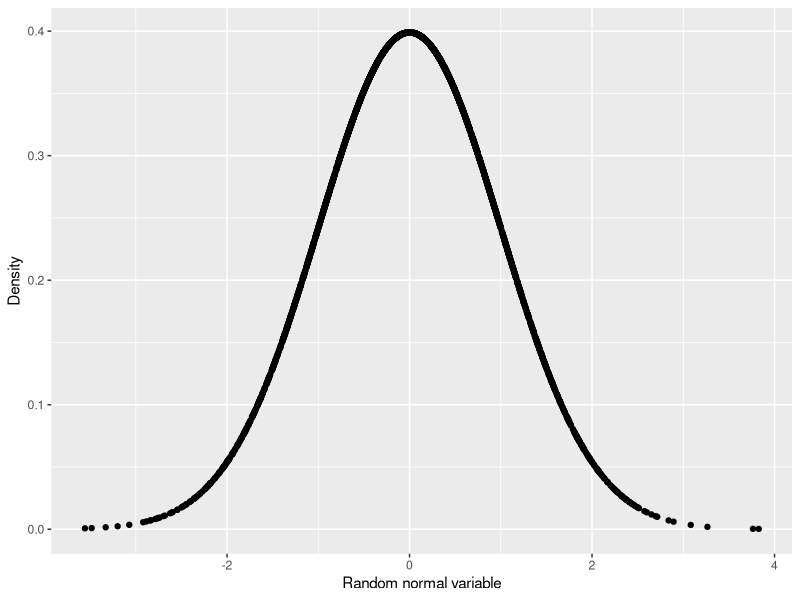
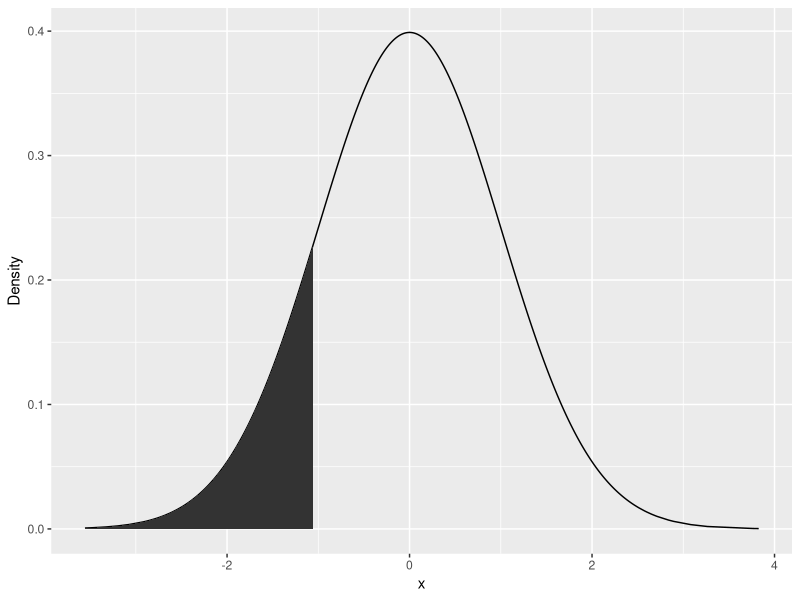
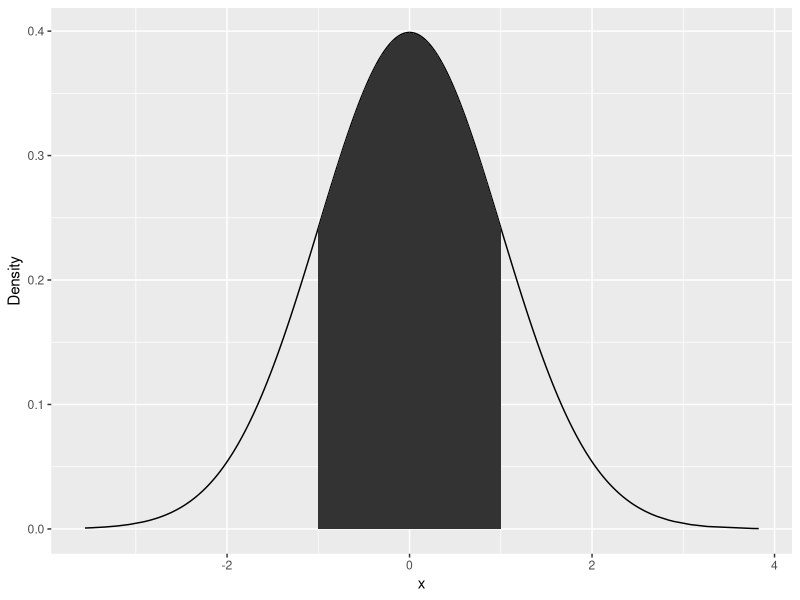
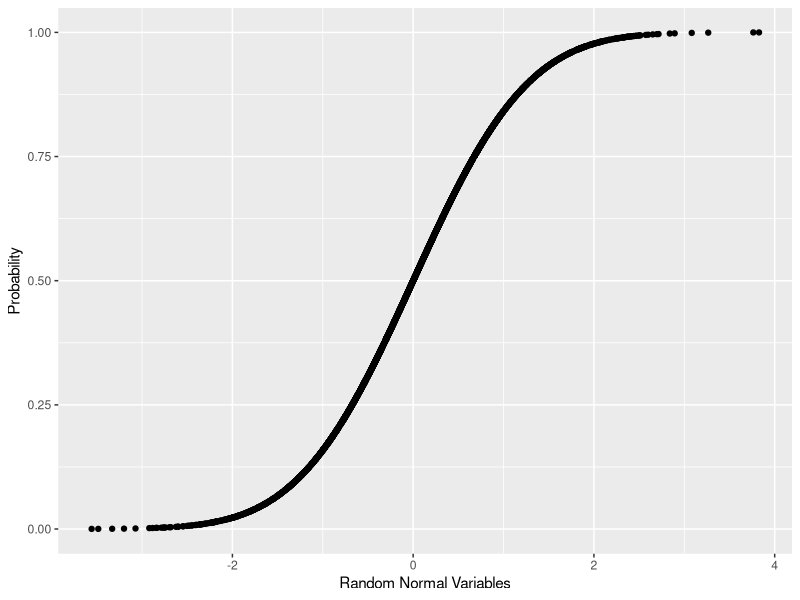
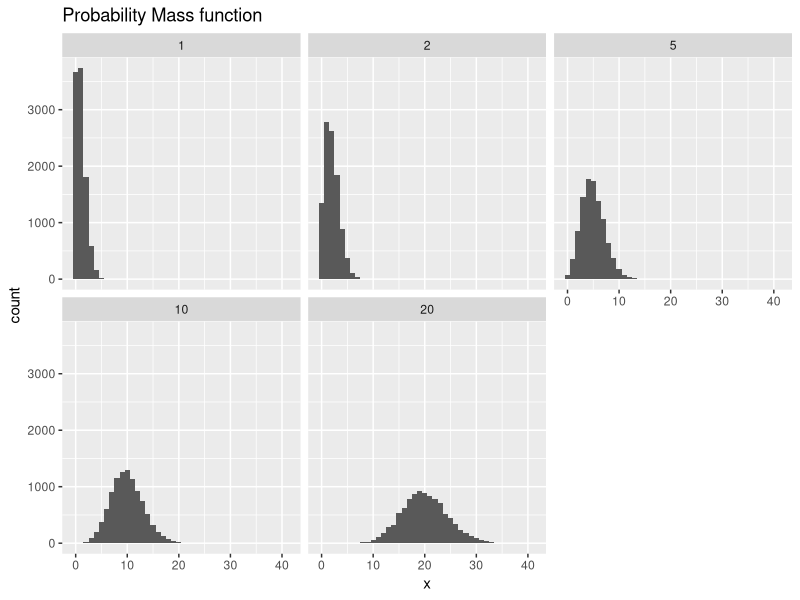
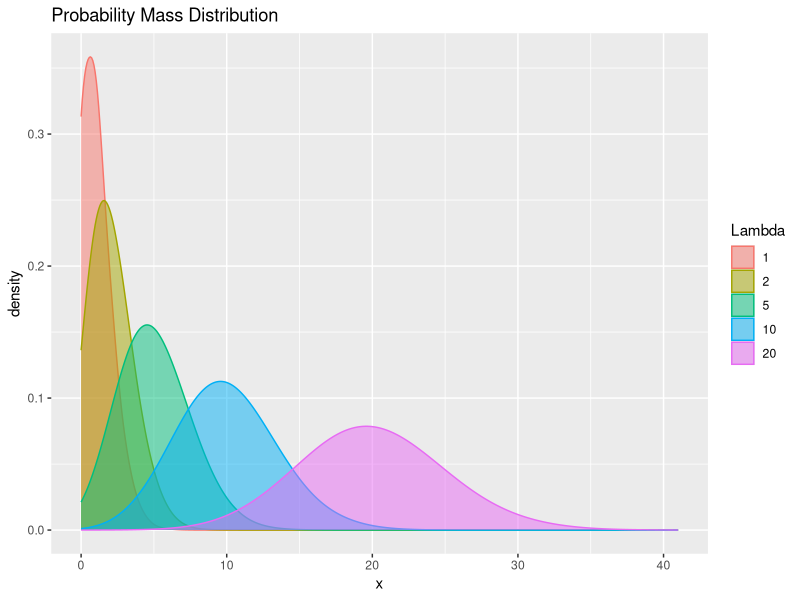

Write the R code that produced these figures, in order.
## ---- chunk 1
?rnorm
# Generating 10 random numbers with 0 mean and 1 sd by default.
rnorm(n=10)

# You can change them by passing parameters.
rnorm(n=10,mean = 100, sd = 10)

## ---- chunk 2
randData <- rnorm(n=3000)
randDen <- dnorm(randData)
require(ggplot2)
ggplot(data.frame(x = randData, y = randDen)) + aes(x=x,y=y) +
  geom_point() + labs(x = 'Random normal variable',y='Density')

## ---- chunk 3
rand10 <- rnorm(10)
dnorm(rand10)
## ---- chunk 4
?pnorm
pnorm(10)

## ---- chunk 5
# a few things happen with this first line of code
# the idea is to build a ggplot2 object that we can build upon later
# that is why it is saved to p
# we take randNorm and randDensity and put them into a data.frame
# we declare the x and y axes outside of any other function
# this just gives more flexibility
# we add lines with geom_line()
# x- and y-axis labels with labs(x="x", y="Density")
p <- ggplot(data.frame(x=randData, y=randDen)) + aes(x=x, y=y) +
geom_line() + labs(x="x", y="Density")

# plotting p will print a nice distribution
# to create a shaded area under the curve we first calculate that area
# generate a sequence of numbers going from the far left to -1
neg1Seq <- seq(from=min(randData), to=-1, by=.1)

# build a data.frame of that sequence as x
# the distribution values for that sequence as y
lessThanNeg1 <- data.frame(x=neg1Seq, y=dnorm(neg1Seq))

head(lessThanNeg1)

# combine this with endpoints at the far left and far right
# the height is 0
lessThanNeg1 <- rbind(c(min(randData), 0), lessThanNeg1, c(max(lessThanNeg1$x), 0))

# use that shaded region as a polygon
p + geom_polygon(data=lessThanNeg1, aes(x=x, y=y))

# create a similar sequence going from -1 to 1
neg1Pos1Seq <- seq(from=-1, to=1, by=.1)

# build a data.frame of that sequence as x
# the distribution values for that sequence as y
neg1To1 <- data.frame(x=neg1Pos1Seq, y=dnorm(neg1Pos1Seq))
head(neg1To1)

neg1To1 <- rbind(c(min(neg1To1$x), 0), neg1To1,c(max(neg1To1$x), 0))
 # use that shaded region as a polygon
p + geom_polygon(data=neg1To1, aes(x=x, y=y))

## ---- chunk 6
randProb <- pnorm(randData)
ggplot(data.frame(x = randData,y=randProb)) + aes(x = x, y = y) + 
  geom_point() + labs(x = 'Random Normal Variables', y = 'Probability')
## ---- chunk 7
qnorm(pnorm(rand10))
all.equal(rand10,qnorm(pnorm(rand10)))
## ---- chunk 8
pois1 <- rpois(n=10000, lambda=1)
pois2 <- rpois(n=10000, lambda=2)
pois5 <- rpois(n=10000, lambda=5)
pois10 <- rpois(n=10000, lambda=10)
pois20 <- rpois(n=10000, lambda=20)
pois <- data.frame(Lambda.1=pois1, Lambda.2=pois2, 
                       Lambda.5=pois5, Lambda.10=pois10, Lambda.20=pois20)
# load reshape2 package to melt the data to make it easier to plot
require(reshape2)
# melt the data into a long format
pois <- melt(data=pois, variable.name="Lambda", value.name="x")
# load the stringr package to help clean up the new column name
require(stringr)
# clean up the Lambda to just show the value for that lambda
pois$Lambda <- as.factor(as.numeric(str_extract(string=pois$Lambda, pattern="\\d+")))
head(pois)

tail(pois)

ggplot(pois, aes(x= x)) + geom_histogram(binwidth = 1)+
  facet_wrap(~Lambda) + ggtitle('Probability Mass function')
## ---- chunk 9
ggplot(pois, aes(x = x)) + 
  geom_density(aes(group = Lambda,color = Lambda, fill =Lambda), adjust = 4, alpha= 1/2) +
  scale_color_discrete() + scale_fill_discrete() + ggtitle('Probability Mass Distribution')
